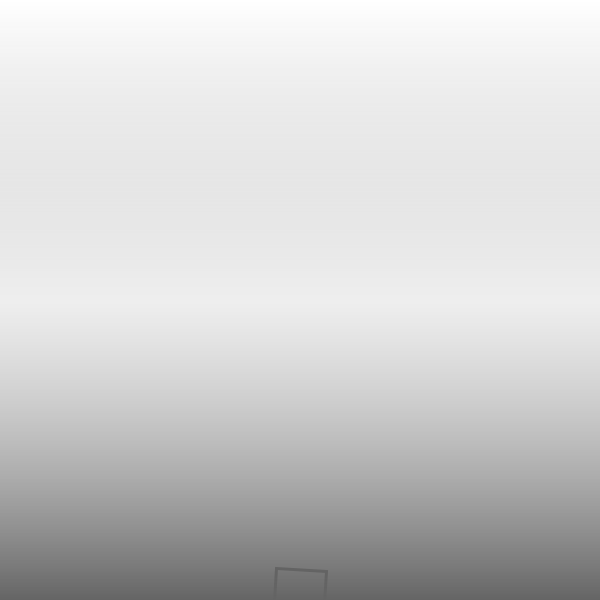
Frame 1 (no input)
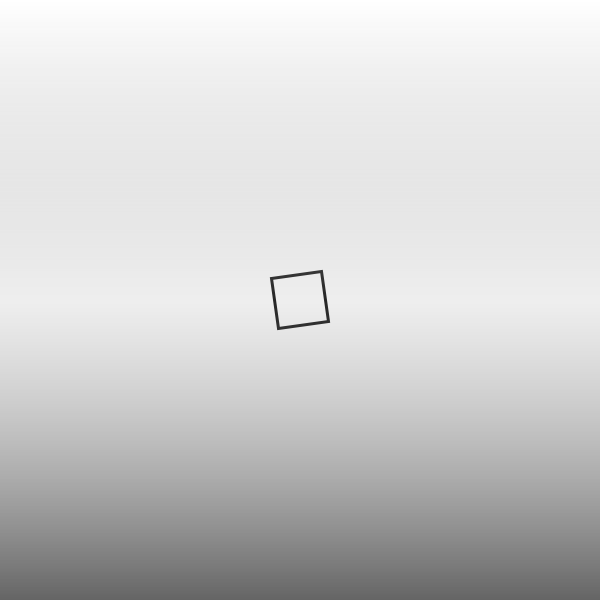
Frame 60 (the mouse pressed at the canvas centre just before this capture)
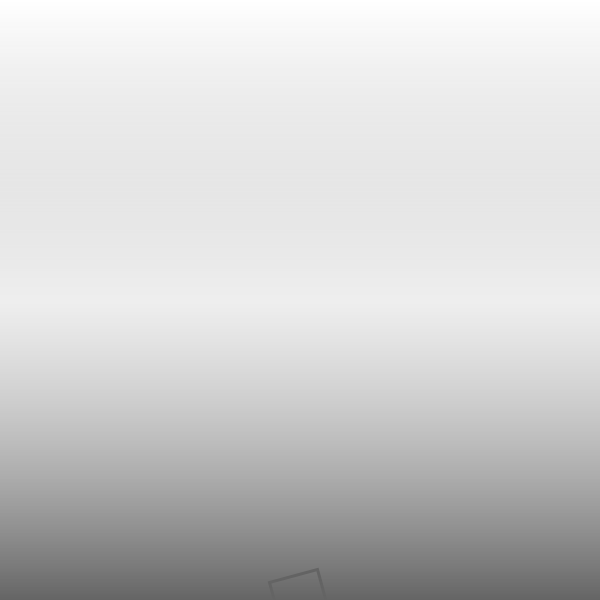
Frame 120 (the mouse held since frame 60 and released just before this capture)

The Processing sketch that drew these frames (run headless with seeded random() and noise(); from frame 60 on, the mouse is pressed at the canvas centre):

// Processing sketch: gradient
// ── gradient.pde
PImage grad;

void setup() {
  size(600, 600);
  noFill();
  
  createGradient();
}
void createGradient() {
  grad = createImage(width, height, ARGB); 
  grad.loadPixels();
  for (int y=0; y<grad.height; y++) {
    float pos = map(y, 0, grad.height, 0, 1);
    int g = lerpColor(255, 100, pos);
    float a = (1-abs(y - height/2) / (height/2.0));
    int c = color(g, g, g, 255 - a * 200);
    for (int x=0; x<grad.width; x++) {
      grad.pixels[x+y*grad.width] = c;
    }
  }
  grad.updatePixels();
}

void draw() {
  background(#FFFFFF);
  stroke(0);
  strokeWeight(3);
  pushMatrix();
  translate(width/2, height - (5 * frameCount % height));
  rotate(frameCount * 0.05);
  rectMode(CENTER);
  rect(0, 0, 50, 50);
  popMatrix();

  image(grad, 0, 0);
}
